Frame 1 (no input): blank canvas, image omitted
Frame 60 (the mouse pressed at the canvas centre just before this capture): blank canvas, image omitted
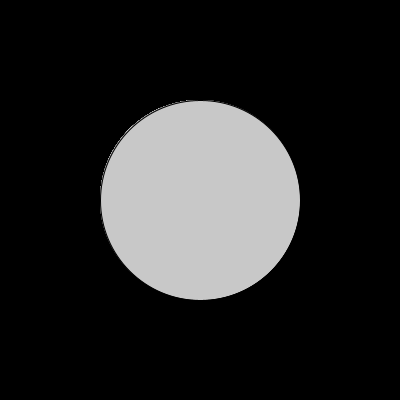
Frame 120 (the mouse held since frame 60 and released just before this capture)

The Processing sketch whose frames 1 and 60 were blank and that drew this single picture after the mouse press (run headless with seeded random() and noise(); from frame 60 on, the mouse is pressed at the canvas centre):

// Processing sketch: sketch_160110a_ellipseGrad_draw
// ── sketch_160110a_ellipseGrad_draw.pde
// Ellipse on black with mouse coordinate inputs
// 160110

void setup() {
  size(400, 400);
  background(0);
}

void draw() {
  if (mousePressed) {
    stroke(0);
    fill(mouseY, mouseY, mouseY);
    ellipse(200, 200, mouseY, mouseX);
  } 
}
